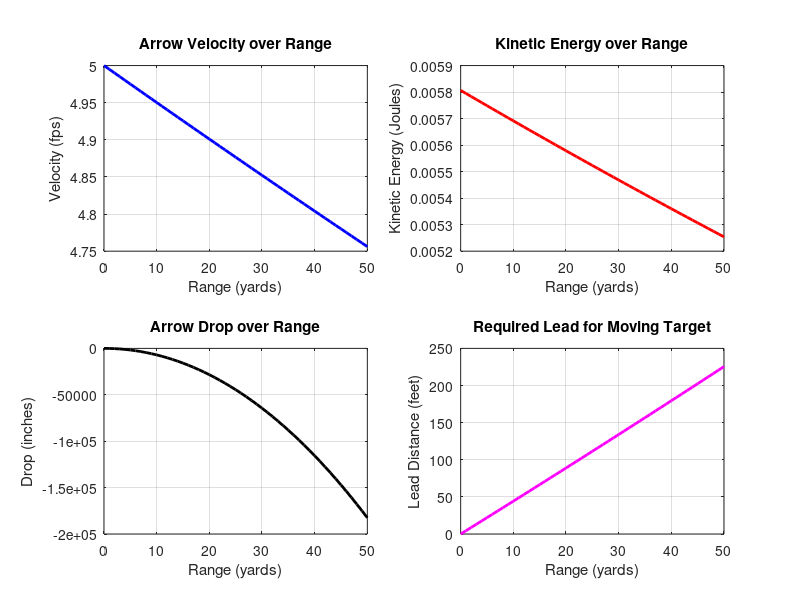

MATLAB code to generate this figure:
% Part 3 - Bow & Arrow Ballistics (Metric/Imperial Hybrid)
clear; clc; close all;

% 1. Input information from the user
fprintf('--- Bow & Arrow Ballistics Simulator ---\n');
arrow_weight_g = input('Enter Arrow Weight (in grams, e.g., 26): ');
v_initial_fps = input('Enter Initial Arrow Velocity (in feet per second, e.g., 300): ');
target_speed_mph = input('Enter Speed of Target (in miles per hour, e.g., 5): ');

% Convert target speed from mph to feet per second (fps)
% 1 mph = 1.46667 fps
target_speed_fps = target_speed_mph * 1.46667;

% 2. Calculate the velocities of this arrow from 0 to 50 yards
% Define the ranges in yards
ranges_yards = 0:1:50;
ranges_feet = ranges_yards * 3;

% Assume a standard archery velocity loss (drag factor)
% A typical arrow loses about 1% of its speed per 10 yards.
drag_coefficient = 0.001; 
v_fps = v_initial_fps * exp(-drag_coefficient * ranges_yards);

% Calculate time of flight to each range
% Time = Distance / Average Velocity
time_of_flight = zeros(1, length(ranges_yards));
for i = 2:length(ranges_yards)
    avg_velocity = (v_initial_fps + v_fps(i)) / 2;
    time_of_flight(i) = ranges_feet(i) / avg_velocity;
end

% 3. Calculate the Kinetic Energy of the arrow at the same ranges in Joules
% To find Joules, we need mass in kg and velocity in meters per second (m/s)
mass_kg = arrow_weight_g / 1000;
v_ms = v_fps * 0.3048; % 1 fps = 0.3048 m/s

% Formula for KE in Joules: KE = 0.5 * m * v^2
KE_Joules = 0.5 * mass_kg * (v_ms.^2);

% 4. Calculate the drop of the arrow at these ranges
% Formula for drop in inches: Drop = 0.5 * g * t^2
% Gravity (g) = 32.174 ft/s^2, which is 386.088 inches/s^2
g_in_per_s2 = 386.088;
arrow_drop_inches = 0.5 * g_in_per_s2 * (time_of_flight.^2);

% Calculate the required lead for a moving target
% Lead = Target Speed * Time of Flight
target_lead_feet = target_speed_fps .* time_of_flight;

% --- Visualization ---
figure('Name', 'Bow & Arrow Ballistics', 'Position', [100, 100, 1000, 600]);

% Plot Velocity
subplot(2, 2, 1);
plot(ranges_yards, v_fps, 'b-', 'LineWidth', 2);
title('Arrow Velocity over Range');
xlabel('Range (yards)');
ylabel('Velocity (fps)');
grid on;

% Plot Kinetic Energy
subplot(2, 2, 2);
plot(ranges_yards, KE_Joules, 'r-', 'LineWidth', 2);
title('Kinetic Energy over Range');
xlabel('Range (yards)');
ylabel('Kinetic Energy (Joules)');
grid on;

% Plot Arrow Drop
subplot(2, 2, 3);
% Multiplying by -1 to show downward drop
plot(ranges_yards, -arrow_drop_inches, 'k-', 'LineWidth', 2);
title('Arrow Drop over Range');
xlabel('Range (yards)');
ylabel('Drop (inches)');
grid on;

% Plot Target Lead
subplot(2, 2, 4);
plot(ranges_yards, target_lead_feet, 'm-', 'LineWidth', 2);
title('Required Lead for Moving Target');
xlabel('Range (yards)');
ylabel('Lead Distance (feet)');
grid on;

% 5. Draw conclusions from the data you created
fprintf('\n--- Conclusions & Data Summary at 50 Yards ---\n');
velocity_loss = v_initial_fps - v_fps(end);
ke_loss = KE_Joules(1) - KE_Joules(end);
max_drop = arrow_drop_inches(end);
max_lead = target_lead_feet(end);

fprintf('1. Velocity Decay: The arrow lost %.1f fps over 50 yards, impacting the target at %.1f fps.\n', velocity_loss, v_fps(end));
fprintf('2. Kinetic Energy (Penetration): The arrow retains %.1f Joules of energy at 50 yards (a loss of %.1f Joules). ', KE_Joules(end), ke_loss);

% 40 ft-lbs is roughly equal to 54.2 Joules
if KE_Joules(end) >= 54.2
    fprintf('This is sufficient for harvesting most large game like deer.\n');
else
    fprintf('This energy level is considered low for large game and is better suited for small game or target practice.\n');
end

fprintf('3. Arrow Drop: Without adjusting aim, the arrow drops %.1f inches at 50 yards. This demonstrates the parabolic trajectory and why precise yardage estimation is critical.\n', max_drop);

if target_speed_mph > 0
    fprintf('4. Target Lead: To hit a target moving at %.1f mph at 50 yards, you must aim %.1f feet ahead of it. This highlights the difficulty of taking ethical shots at moving game.\n', target_speed_mph, max_lead);
else
    fprintf('4. Target Lead: The target is stationary, so no lead is required.\n');
end
